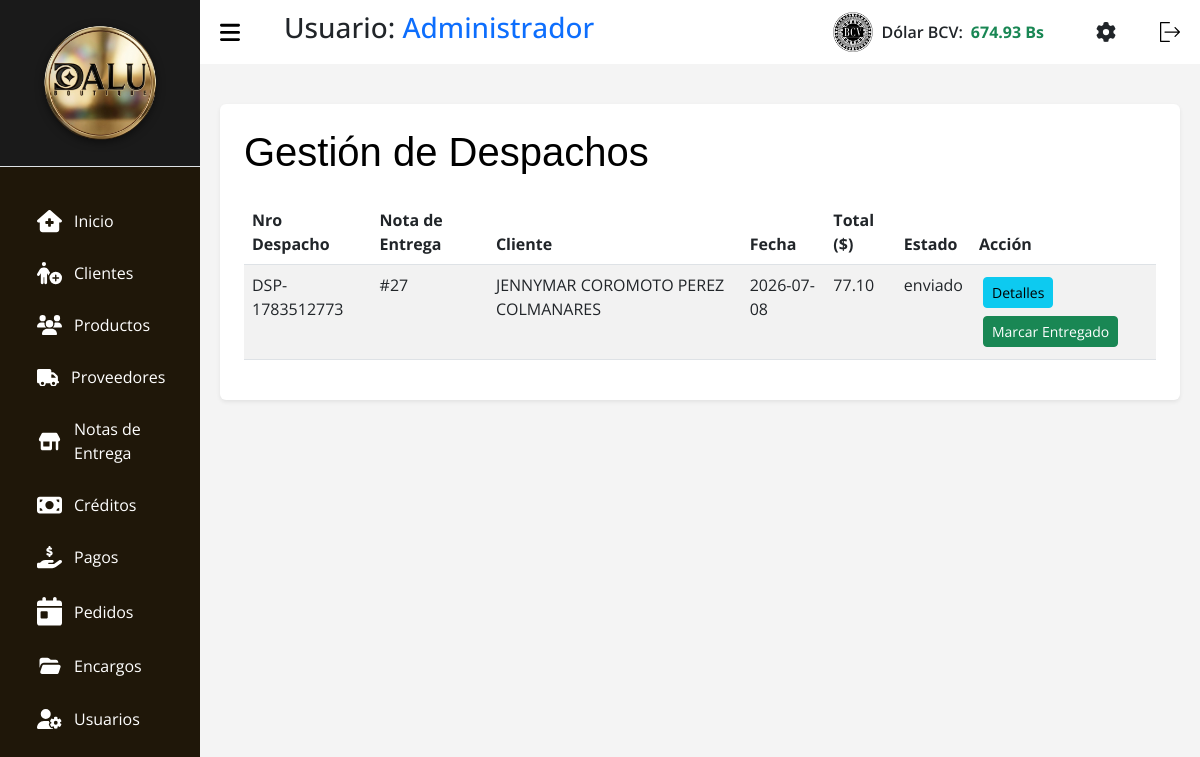
The app's page /index.php?c=Despacho (signed in), older data.
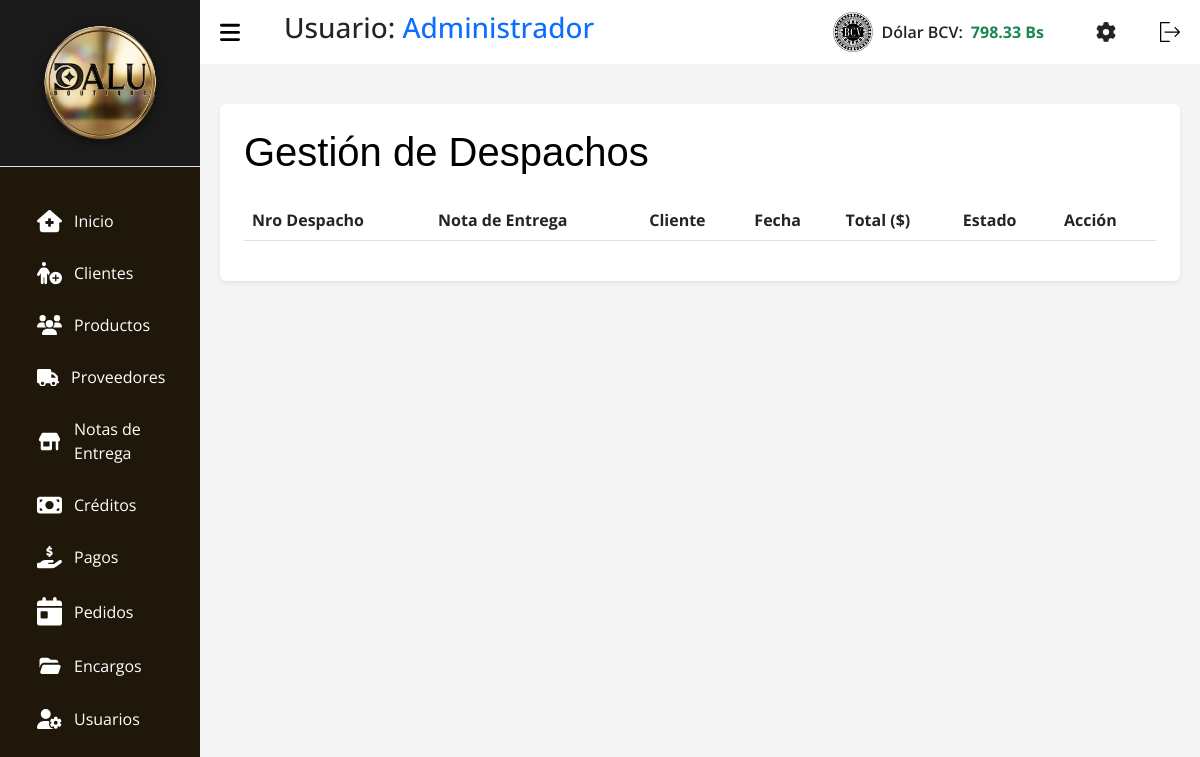
The same page, newer data.
### tables this page shows
CREATE TABLE `tasa` (
  `id` int(11) NOT NULL,
  `nombre` varchar(50) NOT NULL,
  `valor` decimal(10,2) NOT NULL,
  `fecha_actualizacion` datetime NOT NULL DEFAULT current_timestamp()
);

CREATE TABLE `despachos` (
  `id` int(11) NOT NULL,
  `id_nota_entrega` int(11) NOT NULL,
  `numero_despacho` varchar(50) NOT NULL,
  `fecha_despacho` date NOT NULL,
  `estado` enum('pendiente','enviado','entregado','cancelado') NOT NULL DEFAULT 'pendiente',
  `fecha_registro` timestamp NOT NULL DEFAULT current_timestamp()
);

CREATE TABLE `clientes` (
  `id` int(11) NOT NULL,
  `nombre` varchar(100) NOT NULL,
  `apellido` varchar(100) DEFAULT NULL,
  `correo` varchar(150) DEFAULT NULL,
  `cedula` varchar(150) NOT NULL,
  `telefono` varchar(20) DEFAULT NULL,
  `direccion` varchar(255) DEFAULT NULL,
  `fecha_registro` timestamp NOT NULL DEFAULT current_timestamp(),
  `activo` tinyint(1) DEFAULT 1
);

CREATE TABLE `notas_entrega` (
  `id` int(11) NOT NULL,
  `id_cliente` int(11) NOT NULL,
  `fecha_pedido` datetime NOT NULL,
  `estado` enum('pendiente','confirmado','enviado','recibido','entregado','cancelado') NOT NULL DEFAULT 'pendiente',
  `tipo` enum('debito','credito') NOT NULL DEFAULT 'debito',
  `total` decimal(10,2) NOT NULL DEFAULT 0.00,
  `observaciones` text DEFAULT NULL,
  `fecha_registro` timestamp NOT NULL DEFAULT current_timestamp()
);

### src/Models/Tasa.php (called while the page is built, shortened)
<?php
class Tasa extends Conexion {
    public function getLatest($nombre = 'BCV') {
        try {
            $stmt = $this->prepare("SELECT * FROM tasa WHERE nombre = :nombre ORDER BY id DESC LIMIT 1");
            $stmt->bindParam(':nombre', $nombre, PDO::PARAM_STR);
            $stmt->execute();
            return $stmt->fetch(PDO::FETCH_ASSOC);
        } catch (PDOException $e) {
            return false;
        }
    }
}

### src/Models/Despachos.php (called while the page is built, shortened)
<?php
class Despachos extends Conexion {
    public function search() {
        $sql = "SELECT d.*, n.total, c.nombre as cliente_nombre, c.apellido as cliente_apellido, c.cedula as cliente_cedula
                FROM despachos d
                INNER JOIN notas_entrega n ON d.id_nota_entrega = n.id
                INNER JOIN clientes c ON n.id_cliente = c.id
                ORDER BY d.fecha_registro DESC";
        $stmt = $this->prepare($sql);
        $stmt->execute();
        return $stmt->fetchAll(PDO::FETCH_ASSOC);
    }
}

### src/Views/V_Despachos.php (the view, shortened to what the changed rows need)
<!DOCTYPE html>
<html lang="es">
<head>
    <link rel="stylesheet" href="assets/css/css.css">
    <link rel="stylesheet" href="assets/css/tabla.css">
    <link rel="stylesheet" href="assets/css/header.css">
    <link rel="stylesheet" href="assets/bootstrap.min.css">
    <link rel="stylesheet" href="assets/DataTablet/datatables.css">
</head>
<body>
    <?php require_once __DIR__ . "/../Views/layout/header.php"; ?>
    <?php
        $despachos = $despachos ?? [];
    ?>
    <main>
        <div class="container bg-white p-4 rounded shadow-sm mt-3">
            <div class="d-flex justify-content-between align-items-center mb-3">
                <h1 class="titulo text-black">Gestión de Despachos</h1>
            </div>
            <div class="table-responsive">
                <table id="tablaDespachos" class="table-DT table table-striped">
                    <thead>
                        <tr>
                            <th scope="col">Nro Despacho</th>
                            <th scope="col">Nota de Entrega</th>
                            <th scope="col">Cliente</th>
                            <th scope="col">Fecha</th>
                            <th scope="col">Total ($)</th>
                            <th scope="col">Estado</th>
                            <th scope="col">Acción</th>
                        </tr>
                    </thead>
                    <tbody>
                        <?php foreach ($despachos as $d): ?>
                            <tr>
                                <td><?php echo htmlspecialchars($d['numero_despacho']); ?></td>
                                <td>#<?php echo htmlspecialchars($d['id_nota_entrega']); ?></td>
                                <td><?php echo htmlspecialchars($d['cliente_nombre'] . ' ' . $d['cliente_apellido']); ?></td>
                                <td><?php echo htmlspecialchars($d['fecha_despacho']); ?></td>
                                <td><?php echo htmlspecialchars($d['total']); ?></td>
                                <td><?php echo htmlspecialchars($d['estado']); ?></td>
                                <td>
                                    <button type="button" class="btn btn-sm btn-info m-1 btn-ver-detalles" data-id="<?= $d['id'] ?>">Detalles</button>
                                    <?php if($d['estado'] === 'pendiente'): ?>
                                    <form action="?c=Despacho&accion=cambiarEstado" method="POST" class="d-inline">
                                        <input type="hidden" name="id" value="<?= $d['id'] ?>">
                                        <input type="hidden" name="estado" value="enviado">
                                        <button type="submit" class="btn btn-sm btn-warning m-1">Marcar Enviado</button>
                                    </form>
                                    <form action="?c=Despacho&accion=cambiarEstado" method="POST" class="d-inline">
                                        <input type="hidden" name="id" value="<?= $d['id'] ?>">
                                        <input type="hidden" name="estado" value="cancelado">
                                        <button type="submit" class="btn btn-sm btn-danger m-1" onclick="return confirm('¿Seguro que desea cancelar este despacho?')">Cancelar</button>
                                    </form>
                                    <?php elseif($d['estado'] === 'enviado'): ?>
                                    <form action="?c=Despacho&accion=cambiarEstado" method="POST" class="d-inline">
                                        <button type="submit" class="btn btn-sm btn-success m-1">Marcar Entregado</button>
                                    </form>
                                    <?php endif; ?>
                                </td>
                            </tr>
                        <?php endforeach; ?>
                    </tbody>
                </table>
            </div>
        </div>
    </main>
</body>
</html>

### src/Views/layout/header.php (shortened to what the changed rows need)
<?php
$tasaModel_header = new Tasa();
$tasaActual_header = $tasaModel_header->getLatest();
$tasaValor = $tasaActual_header ? number_format((float)$tasaActual_header['valor'], 2) : '0.00';
?>
<section id="sidebar">
  <div class="sidebar-heading border-bottom p-3" style="background-color: #1a1a1a; text-align: center;">
    <img src="assets/img/dalulisto.png" style="max-width: 80%; height: auto; filter: drop-shadow(0px 2px 4px rgba(0,0,0,0.5));" alt="Logo Dalu">
  </div>
  <ul class="side-menu">
    <li class="nav-item m-1 fs-6">
      <a class="nav-link active" aria-current="page" href="?c=Home">
        Inicio</a>
    </li>
    <li class="nav-item m-1 fs-6">
      <a class="nav-link" href="?c=Clientes">
        Clientes
      </a>
    </li>
    <li class="nav-item m-1 fs-6">
      <a class="nav-link" href="?c=Productos">
        Productos
      </a>
    </li>
    <li class="nav-item m-1 fs-6">
      <a class="nav-link" href="?c=Proveedores">
        Proveedores
      </a>
    </li>
    <li class="nav-item m-1 fs-6">
      <a class="nav-link" href="?c=Notas">
        Notas de
        <br>
        Entrega
      </a>
    </li>
    <li class="nav-item m-1 fs-6">
      <a class="nav-link" href="?c=Creditos">
        Créditos
      </a>
    </li>
    <li class="nav-item m-1 fs-6">
      <a class="nav-link" href="?c=Pagos">
        Pagos
      </a>
    <li class="nav-item m-1 fs-6">
      <a class="nav-link" href="?c=Pedidos">
        Pedidos
      </a>
    </li>
    <li class="nav-item m-1 fs-6">
      <a class="nav-link" href="?c=Servicios">
        Encargos
      </a>
    </li>
    <li class="nav-item  m-1 fs-6">
      <a class="nav-link" href="?c=Usuarios">
        Usuarios
      </a>
    </li>
  </ul>
</section>
<section id="content">
  <nav>
    <h3 class="ms-3">Usuario: <span class="text-primary"><?= htmlspecialchars($_SESSION['nombre']) ?></span></h3>
    <div class="d-flex align-items-center ms-auto me-4" id="bcvDiv" style="cursor:pointer;" data-bs-toggle="modal" data-bs-target="#modalTasa">
        <img class="img-bcv me-2" src="assets/img/bcv2.png" alt="BCV" width="40">
        <span class="text-dark fw-semibold me-2">Dólar BCV:</span>
        <span class="text-success fw-bold" id="Dolar_bcv"><?= htmlspecialchars($tasaValor) ?> Bs</span>
    </div>
    <a href="?c=Ajustes" class="me-3 text-dark" title="Ajustes y Configuración">
    </a>
    <form action="index.php?c=login&a=Logout" method="POST">
      <button type="submit" style="background: none; border: none; cursor: pointer;">
      </button>
    </form>
  </nav>

Row changes from the older to the newer data that the page shows:
no longer on this page (row unchanged): tasa: valor "674.93"
removed despachos: numero_despacho "DSP-1783512773", id_nota_entrega "27", clientes.nombre+apellido "JENNYMAR COROMOTO PEREZ COLMANARES", fecha_despacho "2026-07-08", id_nota_entrega.total "77.10", estado "enviado"
added tasa: valor "798.33"
